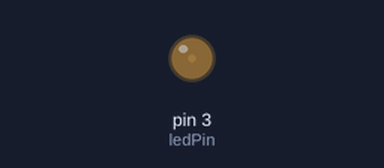
The sketch below on a simulated Arduino Nano, built with avr-gcc and run on an emulated ATmega328P. Shown: output pins drawn as LEDs (lit = HIGH).

Above: at 0.15 s.
At 10.96 s:
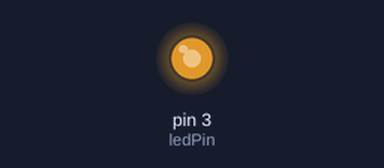
At 20.57 s:
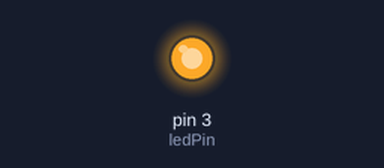
At 39.79 s:
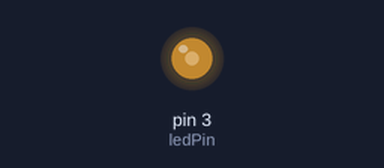
Timing chart, 0 to 40.0 s (numbered marks = the images above):
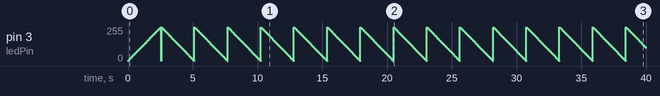

The sketch:

Project_2.ino
```cpp
/*
  keyestudio Nano Inventor Starter Kit
  Project 2 Star Breathing Light
  http://www.keyestudio.com
*/
int ledPin = 3; // Define LED as digital port 3
void setup () {
  pinMode (ledPin, OUTPUT); // Initialize LED to output mode
}
void loop () {
  for (int i = 0; i < 255; i++) {	//for loop statement
    analogWrite (ledPin, i); //led gradually lights up
    delay (10); // Delay 10ms
  }
  for (int i = 0; i < 255; i--) {
    analogWrite (ledPin, i); // led gradually goes off
    delay (10); // Delay 10ms
  }
}
```
